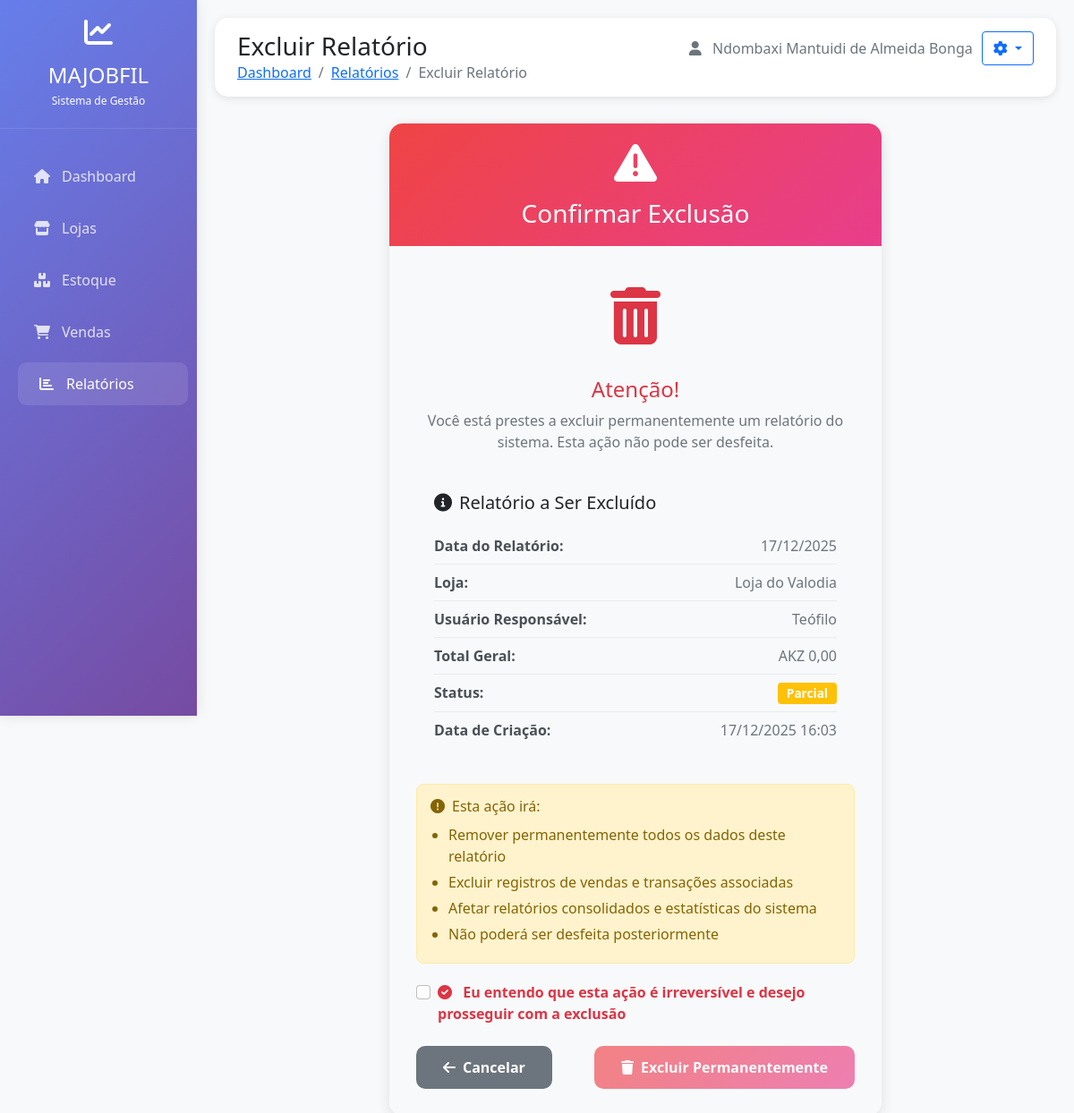
Screenshot of /relatorio/relatorios/deletar/24/ (signed in) with the database file from the repository.
### conta/models.py (models this page shows, shortened)
class Conta(AbstractBaseUser, PermissionsMixin):
    username = models.CharField('Nome de usuário', max_length=30, unique=True)
    email = models.EmailField('Email', unique=True)
    nome = models.CharField('Nome completo', max_length=100)
    telemovel = models.CharField('Telemóvel', max_length=15, blank=True, null=True)
    data_nascimento = models.DateField('Data de nascimento', blank=True, null=True)
    bilhete_identidade = models.CharField('Bilhete de Identidade', max_length=20, blank=True, null=True)
    bairro = models.CharField('Bairro', max_length=100, blank=True, null=True)
    cidade = models.CharField('Cidade', max_length=100, blank=True, null=True)
    provincia = models.CharField('Província', max_length=100, blank=True, null=True)
    municipio = models.CharField('Município', max_length=100, blank=True, null=True)
    is_active = models.BooleanField('Ativo', default=True)
    is_staff = models.BooleanField('Staff', default=False)
    is_superuser = models.BooleanField('superuser', default=False)
    date_joined = models.DateTimeField('Data de registro', default=timezone.now)
    objects = CustomUserManager()
    USERNAME_FIELD = 'email'
    REQUIRED_FIELDS = ['username', 'nome']
    class Meta:
        verbose_name = 'Conta'
        verbose_name_plural = 'Contas'
    def get_full_name(self):
        return self.nome

### relatorio/models.py (models this page shows, shortened)
class RelatorioDiario(models.Model):
    loja = models.ForeignKey(
        'lojas.Loja',
        on_delete=models.CASCADE,
        verbose_name='Loja',
        related_name='relatorios_diarios',
        null=True  # Permite null para migrações
    )
    usuario = models.ForeignKey(
    settings.AUTH_USER_MODEL,
    on_delete=models.CASCADE,
    verbose_name='Usuário/Gerente',
    related_name='relatorios_diarios',
    null=True  # Adicione esta linha temporariamente
    )
    data = models.DateField(verbose_name='Data')
    tpa = models.DecimalField(
        max_digits=10,
        decimal_places=2,
        verbose_name='TPA',
        default=0
    )
    dstv = models.DecimalField(
        max_digits=10,
        decimal_places=2,
        verbose_name='DSTV',
        default=0
    )
    inicio_dstv = models.DecimalField(
        max_digits=10,
        decimal_places=2,
        verbose_name='INICIO DA DSTV',
        default=0
    )
    resto_dstv = models.DecimalField(
        max_digits=10,
        decimal_places=2,
        verbose_name='RESTO DA DSTV',
        default=0
    )
    zap = models.DecimalField(
        max_digits=10,
        decimal_places=2,
        verbose_name='ZAP',
        default=0
    )
    resto_zap = models.DecimalField(
        max_digits=10,
        decimal_places=2,
        verbose_name='RESTO DA ZAP',
        default=0
    )
    unitel = models.DecimalField(
        max_digits=10,
        decimal_places=2,
        verbose_name='UNITEL',
        default=0
    )
    resto_unitel = models.DecimalField(
        max_digits=10,
        decimal_places=2,
        verbose_name='RESTO DA UNITEL',
        default=0
    )
    africell = models.DecimalField(
        max_digits=10,
        decimal_places=2,
        verbose_name='AFRICEL',
        default=0
    )
    resto_africell = models.DecimalField(
        max_digits=10,
        decimal_places=2,
        verbose_name='RESTO DA AFRICEL',
        default=0
    )
    recargas = models.DecimalField(
        max_digits=10,
        decimal_places=2,
        verbose_name='RECARGAS',
        default=0
    )
    detalhes_recargas = models.TextField(
        blank=True,
        null=True,
        verbose_name="Detalhes das Recargas em JSON"
    )
    acc = models.DecimalField(
        max_digits=10,
        decimal_places=2,
        verbose_name='ACC',
        default=0
    )
    total_geral = models.DecimalField(
        max_digits=10,
        decimal_places=2,
        verbose_name='TOTAL GERAL',
        default=0
    )
    dm = models.DecimalField(
        max_digits=10,
        decimal_places=2,
        verbose_name='DM',
        default=0
    )
    moedas = models.DecimalField(
        max_digits=10,
        decimal_places=2,
        verbose_name='MOEDAS',
        default=0
    )
    gastos = models.DecimalField(
        max_digits=10,
        decimal_places=2,
        verbose_name='GASTOS',
        default=0
    )
    observacao_falta = models.TextField(
        verbose_name='Observação da Falta',
        blank=True,
        null=True,
        help_text='Observação obrigatória quando há falta de dinheiro no caixa'
    )
    criado_em = models.DateTimeField(auto_now_add=True)
    atualizado_em = models.DateTimeField(auto_now=True)
    def get_campos_monetarios(self):
        return ['dstv', 'zap', 'unitel', 'africell', 'recargas', 'acc', 'tpa', 'dm', 'moedas', 'gastos']
    @property
    def esta_completamente_preenchido(self):
        for campo in self.get_campos_monetarios():
            valor = getattr(self, campo)
            if valor == Decimal('0.00') or valor is None:
                return False
        return True
    class Meta:
        verbose_name = 'Relatório Diário'
        verbose_name_plural = 'Relatórios Diários'
        ordering = ['-data', 'loja']
        unique_together = ['loja', 'data']
    def calcular_total_arrecadado(self):
        return (self.dm or Decimal('0.00')) + \
               (self.moedas or Decimal('0.00')) + \
               (self.tpa or Decimal('0.00')) + \
               (self.gastos or Decimal('0.00'))
    def calcular_diferenca(self):
        return self.total_geral - self.calcular_total_arrecadado()

### lojas/models.py (models this page shows, shortened)
class Loja(models.Model):
    PROVINCIAS = [
        ('Bengo', 'Bengo'),
        ('Benguela', 'Benguela'),
        ('Bié', 'Bié'),
        ('Cabinda', 'Cabinda'),
        ('Cuando-Cubango', 'Cuando-Cubango'),
        ('Cuanza-Norte', 'Cuanza-Norte'),
        ('Cuanza-Sul', 'Cuanza-Sul'),
        ('Cunene', 'Cunene'),
        ('Huambo', 'Huambo'),
        ('Huíla', 'Huíla'),
        ('Luanda', 'Luanda'),
        ('Lunda-Norte', 'Lunda-Norte'),
        ('Lunda-Sul', 'Lunda-Sul'),
        ('Malanje', 'Malanje'),
        ('Moxico', 'Moxico'),
        ('Namibe', 'Namibe'),
        ('Uíge', 'Uíge'),
        ('Zaire', 'Zaire'),
    ]
    nome = models.CharField(max_length=100, verbose_name='Nome da Loja')
    bairro = models.CharField(max_length=100, verbose_name='Bairro')
    cidade = models.CharField(max_length=100, verbose_name='Cidade')
    provincia = models.CharField(max_length=50, choices=PROVINCIAS, verbose_name='Província')
    municipio = models.CharField(max_length=100, verbose_name='Município')
    gerentes = models.ManyToManyField(
        settings.AUTH_USER_MODEL,
        verbose_name='Gerentes',
        related_name='lojas_gerenciadas'
    )
    class Meta:
        verbose_name = 'Loja'
        verbose_name_plural = 'Lojas'

### relatorio/views.py (the view)
# urls.py: path('relatorios/deletar/<int:pk>/', views.deletar_relatorio, name='excluir_relatorio_diario'),
@login_required
def deletar_relatorio(request, pk):
    relatorio = get_object_or_404(RelatorioDiario, pk=pk)
    if relatorio.usuario != request.user and not request.user.is_superuser:
        messages.error(request, 'Você não tem permissão para deletar este relatório.')
        return redirect('listar_relatorios_diarios')
    if request.method == 'POST':
        relatorio.delete()
        messages.success(request, 'Relatório deletado com sucesso!')
        return redirect('listar_relatorios_diarios')
    return render(request, 'confirmar_exclusao.html', {'relatorio': relatorio})

### relatorio/templates/confirmar_exclusao.html (shortened to what this page needs)
<!DOCTYPE html>
<html lang="pt">
<head>
    <link href="https://cdn.jsdelivr.net/npm/bootstrap@5.1.3/dist/css/bootstrap.min.css" rel="stylesheet">
    <link href="https://cdnjs.cloudflare.com/ajax/libs/font-awesome/6.0.0/css/all.min.css" rel="stylesheet">
</head>
<body>
    <div class="sidebar" id="sidebar">
        <div class="logo">
            <i class="fas fa-chart-line fa-2x mb-2"></i>
            <h4 class="mb-0">MAJOBFIL</h4>
            <small>Sistema de Gestão</small>
        </div>
        <div class="mt-4">
            <ul class="nav flex-column">
                <li class="nav-item">
                    <a class="nav-link" href="{% url 'dashboard' %}">
                        <i class="fas fa-home"></i><span>Dashboard</span>
                    </a>
                </li>
                <li class="nav-item">
                    <a class="nav-link" href="{% url 'listar_lojas' %}">
                        <i class="fas fa-store"></i><span>Lojas</span>
                    </a>
                </li>
                {% if user.is_superuser %}
                <li class="nav-item">
                    <a class="nav-link" href="{% url 'listar_estoque' %}">
                        <i class="fas fa-boxes"></i><span>Estoque</span>
                    </a>
                </li>
                {% endif %}
                <li class="nav-item">
                    <a class="nav-link" href="{% url 'listar_vendas' %}">
                        <i class="fas fa-shopping-cart"></i><span>Vendas</span>
                    </a>
                </li>
                <li class="nav-item">
                    <a class="nav-link active" href="{% url 'listar_relatorios_diarios' %}">
                        <i class="fas fa-chart-bar"></i><span>Relatórios</span>
                    </a>
                </li>
            </ul>
        </div>
    </div>
    <div class="main-content" id="mainContent">
        <div class="top-bar">
            <div class="top-bar-header">
                <div>
                    <h3 class="mb-0">Excluir Relatório</h3>
                    <nav aria-label="breadcrumb">
                        <ol class="breadcrumb mb-0">
                            <li class="breadcrumb-item"><a href="{% url 'dashboard' %}">Dashboard</a></li>
                            <li class="breadcrumb-item"><a href="{% url 'listar_relatorios_diarios' %}">Relatórios</a></li>
                            <li class="breadcrumb-item active">Excluir Relatório</li>
                        </ol>
                    </nav>
                </div>
                <div class="top-bar-actions">
                    <span class="text-muted">
                        <i class="fas fa-user me-2"></i>
                        {{ user.get_full_name|default:user.username }}
                    </span>
                    <div class="dropdown">
                        <button class="btn btn-outline-primary dropdown-toggle" type="button"
                                data-bs-toggle="dropdown" aria-expanded="false">
                            <i class="fas fa-cog"></i>
                        </button>
                    </div>
                </div>
            </div>
        </div>
        <div class="confirmacao-card fade-in">
            <div class="card-header-danger text-center">
                <i class="fas fa-exclamation-triangle fa-3x mb-3 d-none d-md-block"></i>
                <h3 class="mb-0">Confirmar Exclusão</h3>
            </div>
            <div class="card-body">
                <div class="text-center mb-4">
                    <div class="alert-icon text-danger">
                        <i class="fas fa-trash-alt"></i>
                    </div>
                    <h4 class="text-danger">Atenção!</h4>
                    <p class="text-muted">
                        Você está prestes a excluir permanentemente um relatório do sistema.
                        Esta ação não pode ser desfeita.
                    </p>
                </div>
                <div class="detalhes-relatorio">
                    <h5 class="mb-3"><i class="fas fa-info-circle me-2"></i>Relatório a Ser Excluído</h5>
                    <div class="info-item">
                        <span class="info-label">Data do Relatório:</span>
                        <span class="info-value">{{ relatorio.data|date:"d/m/Y" }}</span>
                    </div>
                    <div class="info-item">
                        <span class="info-label">Loja:</span>
                        <span class="info-value">{{ relatorio.loja.nome }}</span>
                    </div>
                    <div class="info-item">
                        <span class="info-label">Usuário Responsável:</span>
                        <span class="info-value">{{ relatorio.usuario.get_full_name|default:relatorio.usuario.username }}</span>
                    </div>
                    <div class="info-item">
                        <span class="info-label">Total Geral:</span>
                        <span class="info-value">AKZ {{ relatorio.total_geral|floatformat:2 }}</span>
                    </div>
                    <div class="info-item">
                        <span class="info-label">Status:</span>
                        <span class="info-value">
                            {% if relatorio.esta_completamente_preenchido %}
                                <span class="badge bg-success">Completo</span>
                            {% else %}
                                <span class="badge bg-warning">Parcial</span>
                            {% endif %}
                        </span>
                    </div>
                    <div class="info-item">
                        <span class="info-label">Data de Criação:</span>
                        <span class="info-value">{{ relatorio.criado_em|date:"d/m/Y H:i" }}</span>
                    </div>
                </div>
                <div class="consequencias">
                    <h6><i class="fas fa-exclamation-circle me-2"></i>Esta ação irá:</h6>
                    <ul>
                        <li>Remover permanentemente todos os dados deste relatório</li>
                        <li>Excluir registros de vendas e transações associadas</li>
                        <li>Afetar relatórios consolidados e estatísticas do sistema</li>
                        <li>Não poderá ser desfeita posteriormente</li>
                    </ul>
                </div>
                <div class="mb-4">
                    <div class="form-check">
                        <input class="form-check-input" type="checkbox" id="confirmacaoExclusao">
                        <label class="form-check-label text-danger fw-bold" for="confirmacaoExclusao">
                            <i class="fas fa-check-circle me-2"></i>
                            <span class="d-none d-sm-inline">Eu entendo que esta ação é irreversível e desejo prosseguir com a exclusão</span>
                        </label>
                    </div>
                </div>
                <div class="d-flex justify-content-between action-buttons">
                    <a href="{% url 'detalhes_relatorio_diario' relatorio.id %}" class="btn btn-cancelar">
                        <i class="fas fa-arrow-left me-2"></i>Cancelar
                    </a>
                    <button type="button" class="btn btn-excluir" id="btnExcluir" disabled>
                        <i class="fas fa-trash me-2"></i>Excluir Permanentemente
                    </button>
                </div>
            </div>
        </div>
    </div>
</body>
</html>

### rows the page displays
Conta: get_full_name "Ndombaxi Mantuidi de Almeida Bonga"
RelatorioDiario: data "17/12/2025", loja.nome "Loja do Valodia", usuario.get_full_name "Teófilo", total_geral "0,00", criado_em "17/12/2025 16:03"
